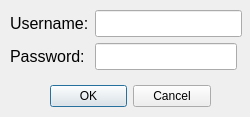
<?xml version="1.0" encoding="UTF-8"?>
<ui version="4.0">
 <class>Dialog</class>
 <widget class="QDialog" name="Dialog">
  <property name="geometry">
   <rect>
    <x>0</x>
    <y>0</y>
    <width>250</width>
    <height>117</height>
   </rect>
  </property>
  <property name="windowTitle">
   <string>Login</string>
  </property>
  <property name="windowIcon">
   <iconset>
    <normaloff>login.png</normaloff>login.png</iconset>
  </property>
  <widget class="QDialogButtonBox" name="buttonBox">
   <property name="geometry">
    <rect>
     <x>50</x>
     <y>80</y>
     <width>161</width>
     <height>32</height>
    </rect>
   </property>
   <property name="orientation">
    <enum>Qt::Horizontal</enum>
   </property>
   <property name="standardButtons">
    <set>QDialogButtonBox::Cancel|QDialogButtonBox::Ok</set>
   </property>
  </widget>
  <widget class="QWidget" name="formLayoutWidget">
   <property name="geometry">
    <rect>
     <x>10</x>
     <y>10</y>
     <width>232</width>
     <height>62</height>
    </rect>
   </property>
   <layout class="QFormLayout" name="formLayout">
    <property name="fieldGrowthPolicy">
     <enum>QFormLayout::AllNonFixedFieldsGrow</enum>
    </property>
    <item row="0" column="0">
     <widget class="QLabel" name="usernameLabel">
      <property name="font">
       <font>
        <family>Segoe UI</family>
        <pointsize>12</pointsize>
       </font>
      </property>
      <property name="text">
       <string>Username:</string>
      </property>
     </widget>
    </item>
    <item row="1" column="0">
     <widget class="QLabel" name="passwordLabel">
      <property name="font">
       <font>
        <family>Segoe UI</family>
        <pointsize>12</pointsize>
       </font>
      </property>
      <property name="text">
       <string>Password:</string>
      </property>
     </widget>
    </item>
    <item row="1" column="1">
     <widget class="QLineEdit" name="passwordLineEdit">
      <property name="sizePolicy">
       <sizepolicy hsizetype="Fixed" vsizetype="Fixed">
        <horstretch>0</horstretch>
        <verstretch>0</verstretch>
       </sizepolicy>
      </property>
      <property name="font">
       <font>
        <family>Segoe UI</family>
        <pointsize>12</pointsize>
       </font>
      </property>
     </widget>
    </item>
    <item row="0" column="1">
     <widget class="QLineEdit" name="lineEdit">
      <property name="font">
       <font>
        <family>Segoe UI</family>
        <pointsize>12</pointsize>
       </font>
      </property>
     </widget>
    </item>
   </layout>
  </widget>
 </widget>
 <resources/>
 <connections/>
</ui>
